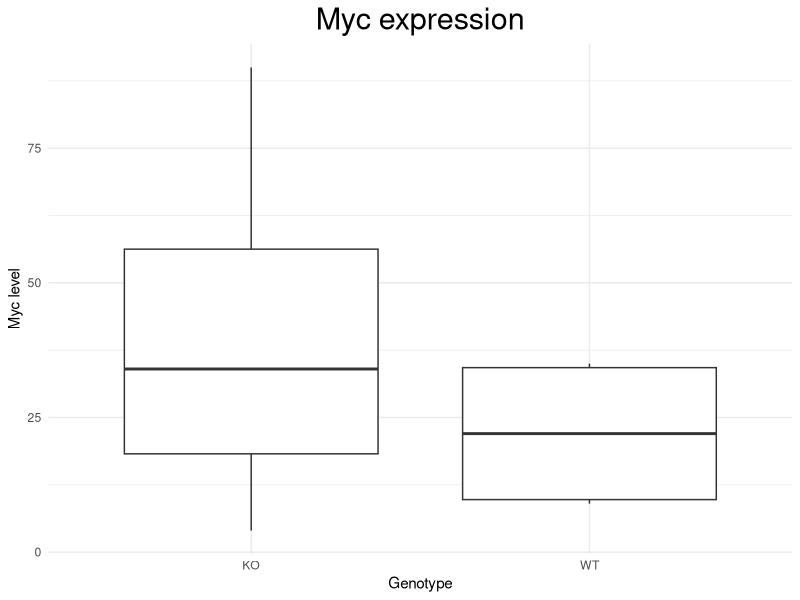

The R source for this figure:
## Setting up

# 1. Let’s create a new project directory for this review:
#   
# - Create a new project called `R_refresher`

# File -> New Project -> New Directory - > New Project -> Name it "R_refresher" -> Create Project

# - Create a new R script called `reviewing_R.R`

# File -> New File -> R script. Then, File -> Save as... -> Name it "reviewing_R" -> Save

# - Create the following folders in the project directory - `data`, `figures`

# With the Files tab selected in the Files/Plots/Packages/Help window, click "New folder" and name it "data" or "figures" then click "OK".

# - Download a counts file to the `data` folder by [right-clicking here](https://github.com/hbctraining/DGE_workshop_salmon/blob/master/data/raw_counts_mouseKO.csv?raw=true)

# Right click the hyperlink and select "Download Linked File As" or "Save Link As". Navigate to your data folder within your R_refresher directory and click "Save".

# 2. Now that we have our directory structure setup, let's load our libraries and read in our data:
# 
#     - Load the `tidyverse` library
library(tidyverse)

#     - Use `read.csv()` to read in the downloaded file and save it in the object/variable `counts`
counts <- read.csv("data/raw_counts_mouseKO.csv")

#     - What is the syntax for a function?

# Object <- read.csv("path/to/file.txt")

#     - How do we get help for using a function?

# ?read.csv

#     - What is the data structure of `counts`?
class(counts)

# This will tell us that the counts object if a data frame.

#     - What main data structures are available in R?

# Data frames, vectors, lists, matrices and factors

#     - What are the data types of the columns?
str(counts)

# We can see that they are eight numeric columns.

#     - What data types are available in R?

# Numeric, character, integer, logical, complex and raw
       
# ## Creating vectors/factors and dataframes
# 
# 3. We are performing RNA-Seq on cancer samples with genotypes of p53 wildtype (WT) and knock-down (KO). You have 8 samples total, with 4 replicates per genotype. Write the R code you would use to construct your metadata table as described below.  
# 
#      - Create the vectors/factors for each column (Hint: you can type out each vector/factor, or if you want the process go faster try exploring the `rep()` function).

sex <- rep(c("M","F"), 4)
stage <- c(1,2,2,1,2,1,1,2)
genotype <- c(rep("KO", 4), rep("WT",4))
myc <- c(23,4,45,90,34,35,9, 10)

#      - Put them together into a dataframe called `meta`.

meta <- data.frame(sex, stage, genotype,myc)
View(meta)

#      - Use the `rownames()` function to assign row names to the dataframe (Hint: you can type out the row names as a vector, or if you want the process go faster try exploring the `paste0()` function).

rownames(meta) <- c(paste0(rep("KO", 4), 1:4), paste0(rep("WT",4), 1:4))

#     Your finished metadata table should have information for the variables `sex`, `stage`, `genotype`, and `myc` levels: 
# 
#     | |sex	| stage	| genotype	| myc |
#     |:--:|:--: | :--:	| :------:	| :--: |
#     |KO1 |	M	|1	|KO	|23|
#     |KO2|	F	|2	|KO	|4|
#     |KO3	|M	|2	|KO	|45|
#     |KO4	|F	|1	|KO	|90|
#     |WT1|	M	|2	|WT	|34|
#     |WT2|	F|	1|	WT|	35|
#     |WT3|	M|	1|	WT|	9|
#     |WT4|	F|	2|	WT|	10|



#### Exploring data
# 
# Now that we have created our metadata data frame, it's often a good idea to get some descriptive statistics about the data before performing any analyses. 
# 
#      - Summarize the contents of the `meta` object, how many data types are represented?
str(meta)

# We can see that two columns are numeric and two are characters.

#   - Check that the row names in the `meta` data frame are identical to the column names in `counts` (content and order).
all(rownames(meta) %in% colnames(counts))
all(rownames(meta) == colnames(counts))

# Either of these should return TRUE indicating that we have passed this check.

#      - Convert the existing `stage` column into a factor data type
meta$stage <- factor(meta$stage)

str(meta)

# This should show you that the "Stage" column is now a factor.

# 
# ## Extracting data
# 
# 4. Using the `meta` data frame created in the previous question, perform the following exercises (questions **DO NOT** build upon each other):
#   
#      - return only the `genotype` and `sex` columns using `[]`:
meta[,c(3,1)]
#Or
meta[,c("genotype","sex")]

#      - return the `genotype` values for samples 1, 7, and 8 using `[]`:
meta[c(1,7,8),3]
# Or
meta[c(1,7,8),"genotype"]

#      - use `filter()` to return all data for those samples with genotype `WT`:
filter(meta, genotype == "WT")
# OR
meta %>% filter(genotype == "WT")

#      - use `filter()`/`select()`to return only the `stage` and `genotype` columns for those samples with `myc` > 50:
meta %>% 
  filter(myc > 50) %>% 
  select(stage, genotype)

# Or 

select(filter(meta, myc > 50), stage, genotype)

#      - add a column called `pre_treatment` to the beginning of the dataframe with the values T, F, T, F, T, F, T, F 
pre_treatment <- c(T, F, T, F, T, F, T, F)

# Or

pre_treatment <- rep(c("T","F"),4)

meta <- cbind(pre_treatment, meta)

#      - why might this design be problematic?

# All of the Male samples are True for the pre-treatment and all of the females are False. Thus, we have confounded our design.

#      - Using `%>%` create a tibble of the `meta` object and call it `meta_tb` (make sure you don't lose the rownames!)
#      - change the names of the columns to: "A", "B", "C", "D", "E":
#      
meta_tb <- meta %>% 
              rownames_to_column(var="sampleIDs") %>%
              as.tibble()

colnames(meta_tb)[2:6] <- LETTERS[1:5]

# ## Visualizing data
# 
# 5. Often it is easier to see the patterns or nature of our data when we explore it visually with a variety of graphics. Let's use ggplot2 to explore differences in the expression of the Myc gene based on genotype.
#                                                                             
#      - Plot a boxplot of the expression of Myc for the KO and WT samples using `theme_minimal()` and give the plot new axes names and a centered title.
#                   
ggplot(meta) +
  geom_boxplot(aes(x = genotype, y = myc)) +
  theme_minimal() +
  ggtitle("Myc expression") +
  ylab("Myc level") +
  xlab("Genotype") +
  theme(plot.title = element_text(hjust=0.5, size = rel(2)))

### Preparing for downstream analysis tools
#                                                                             
# 6. Many different statistical tools or analytical packages expect all data needed as input to be in the structure of a list. Let's create a list of our count and metadata in preparation for a downstream analysis.
# 
#      - Create a list called `project1` with the `meta` and `counts` objects, as well as a new vector with all the sample names extracted from one of the 2 data frames.
#  
project1 <- list(meta, counts, rownames(meta))
project1
